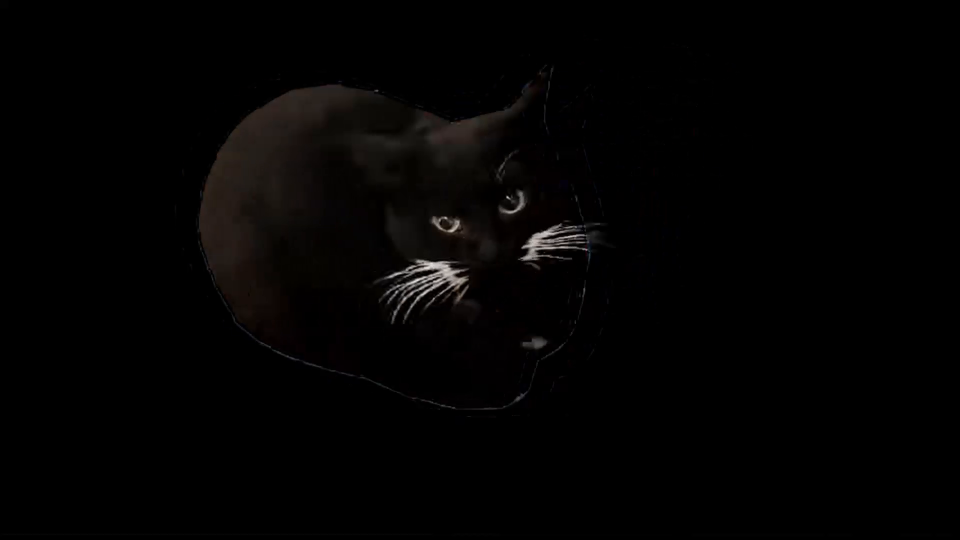
#> input picture frame 16 of car.mp4, 1920 x 1080 px (shown at 1/2 size)
$ python convert_media.py
#> lines starting #> are read from the running program, lines starting #| are printed output that depends on the picture
import cv2
import numpy as np
import librosa
import os

# --- 1. Video Conversion ---
video_path = '../car.mp4'
if not os.path.exists(video_path):
    print("Video file not found!")
else:
    cap = cv2.VideoCapture(video_path)
    frames = []
    while True:
        ret, frame = cap.read()
#> frame is the input picture: shape (1080, 1920, 3); mean B, G, R 2.3, 2.6, 3.2
        if not ret:
            break
        # Resize to 160x120
        frame = cv2.resize(frame, (160, 120))
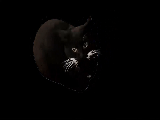
#> frame: shape (120, 160, 3); mean B, G, R 2.3, 2.6, 3.2
        # Encode to JPEG
        # Quality can be tweaked to save space
        ret, buf = cv2.imencode('.jpg', frame, [int(cv2.IMWRITE_JPEG_QUALITY), 60])
#> buf = 1396 values, max 255 at index 0, min 0 at index 4, mean 93.57
        if ret:
            frames.append(buf.tobytes())

    cap.release()

    if frames:
        mjpeg_data = b''.join(frames)
        header_path = '../firmware_vanguard_backup/main/boot/boot_video_data.h'
        with open(header_path, 'w') as f:
            f.write('#pragma once\n\n')
            f.write(f'const unsigned int video_mjpeg_len = {len(mjpeg_data)};\n')
            f.write('const unsigned char video_mjpeg[] = {\n')

            # Write hex array
            for i in range(0, len(mjpeg_data), 12):
                chunk = mjpeg_data[i:i+12]
                hex_chunk = ', '.join([f'0x{b:02x}' for b in chunk])
                if i + 12 < len(mjpeg_data):
                    f.write(f'    {hex_chunk},\n')
                else:
                    f.write(f'    {hex_chunk}\n')

            f.write('};\n')
        print(f"Video converted. {len(frames)} frames. {len(mjpeg_data)} bytes.")

# --- 2. Audio Conversion ---
audio_path = '../bootsound.m4a'
if not os.path.exists(audio_path):
    print("Audio file not found!")
else:
    y, sr = librosa.load(audio_path, sr=None)

    # 2. Extract fundamental frequencies (pitches)
    # hop_length determines time resolution (e.g., 512 samples ~23ms frames @ 22kHz)
    # Using 1024 to reduce array size slightly
    hop_length = 512
    frequencies = []
    durations = []

    # Use pyin for much better fundamental frequency estimation
    f0, voiced_flag, voiced_probs = librosa.pyin(y, fmin=librosa.note_to_hz('C2'), fmax=librosa.note_to_hz('C7'), sr=sr, frame_length=2048, hop_length=hop_length)

    frame_duration_ms = int((hop_length / sr) * 1000)
    current_freq = 0
    current_duration = 0

    for pitch in f0:
        freq = int(pitch) if (pitch > 0 and not np.isnan(pitch)) else 0

        # Group identical consecutive pitches to save memory
        if freq == current_freq:
            current_duration += frame_duration_ms
        else:
            if current_duration > 0:
                frequencies.append(current_freq)
                durations.append(current_duration)
            current_freq = freq
            current_duration = frame_duration_ms

    # Append the final note
    if current_duration > 0:
        frequencies.append(current_freq)
        durations.append(current_duration)

    print(f"Audio converted: {len(frequencies)} notes.")

    # We will just write a new header with the melody so boot.cpp can include it,
    # or just print it and replace it in boot.cpp.
    # Let's generate a header file.
    audio_header_path = '../firmware_vanguard_backup/main/boot/boot_audio_data.h'
    with open(audio_header_path, 'w') as f:
        f.write('#pragma once\n\n')
        f.write('#include "../audio/audio_manager.h"\n\n')
        f.write(f'static const audio::Note kBootMelody[] = {{\n')
        for i in range(len(frequencies)):
            f.write(f'    {{ {frequencies[i]}, {durations[i]} }},\n')
        f.write('};\n')
        f.write(f'constexpr uint16_t kBootMelodyCount = {len(frequencies)};\n')
    print("Audio header generated.")

$ run again, starting later in the video
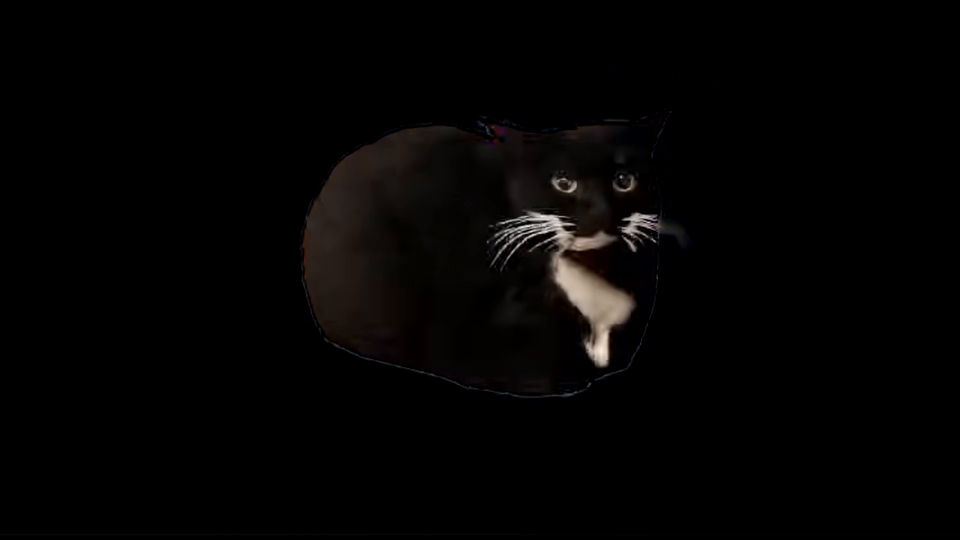
#> input picture frame 75 of car.mp4, 1920 x 1080 px (shown at 1/2 size)
#> frame is the input picture: shape (1080, 1920, 3); mean B, G, R 3, 3.4, 4.2
#> `frame = cv2.resize(frame, (160, 120))`:
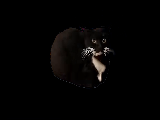
#> frame: shape (120, 160, 3); mean B, G, R 3, 3.4, 4.2
#> buf = 1419 values, max 255 at index 0, min 0 at index 4, mean 99.51

$ run again, starting later in the video
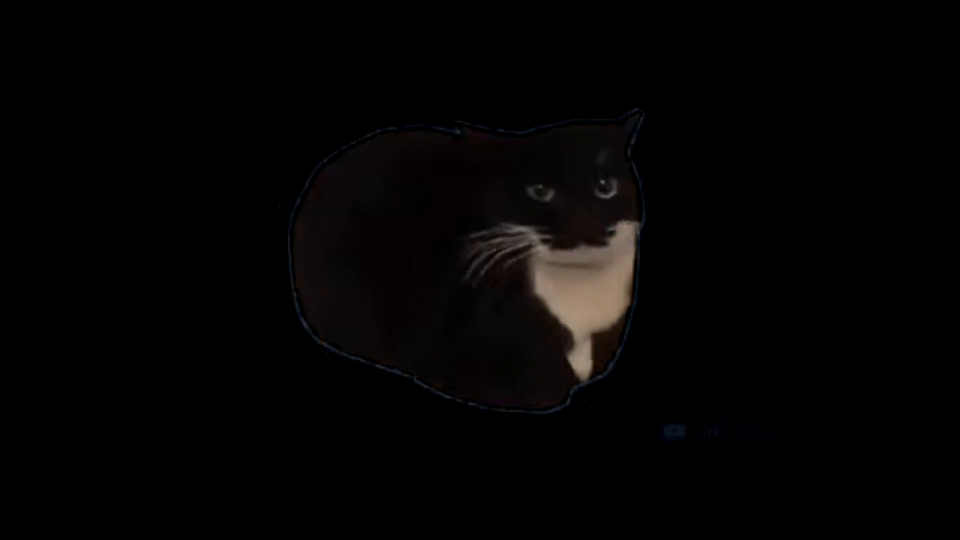
#> input picture frame 134 of car.mp4, 1920 x 1080 px (shown at 1/2 size)
#> frame is the input picture: shape (1080, 1920, 3); mean B, G, R 3, 3.1, 4
#> `frame = cv2.resize(frame, (160, 120))`:
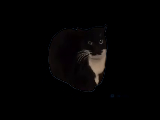
#> frame: shape (120, 160, 3); mean B, G, R 3, 3.2, 4.1
#> buf = 1304 values, max 255 at index 0, min 0 at index 4, mean 95.65
